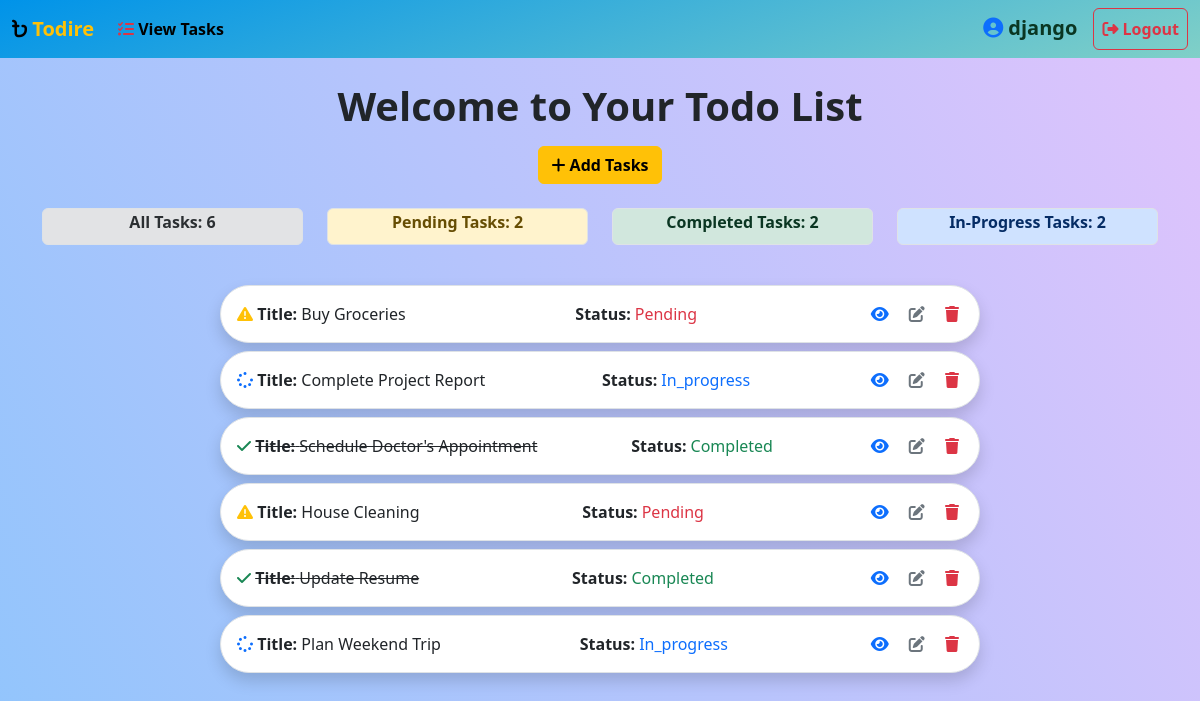
Screenshot of /tasks/all/ (signed in) with the database file from the repository.
### task/models.py (models this page shows, shortened)
class Task(models.Model):
    title = models.CharField(max_length=200)
    options = (
        ('pending','Pending'),
        ('in_progress', 'In Progress'),
        ('completed','Completed'),
    )
    status = models.CharField(max_length=200,choices=options,default='pending')
    description = models.TextField()
    created_date = models.DateTimeField(auto_now_add=True)
    due_date = models.DateTimeField(null=True, blank=True)
    user_object = models.ForeignKey(User,on_delete=models.CASCADE)

### task/views.py (the view)
# urls.py: path('tasks/all/', views.TaskListView.as_view(), name='task-list'),  # URL for listing all tasks
@method_decorator(decorator, name="dispatch")
class TaskListView(View):
    def get(self, request, *args, **kwargs):
        status_filter = request.GET.get('status')
        if status_filter:
            qs = Task.objects.filter(user_object=request.user, status=status_filter)
        else:
            qs = Task.objects.filter(user_object=request.user)
        pending_count = Task.objects.filter(user_object=request.user, status='pending').count()
        completed_count = Task.objects.filter(user_object=request.user, status='completed').count()
        in_progress_count = Task.objects.filter(user_object=request.user, status='in_progress').count()
        all_count = Task.objects.filter(user_object=request.user).count()
        return render(request, 'task_list.html', {
            'data': qs,
            'pending_count': pending_count,
            'completed_count': completed_count,
            'in_progress_count': in_progress_count,
            'all_count': all_count
        })

### task/decorator.py (called while the page is built)
def signin_required(fn):
    def wrapper(request,*args,**kwargs):
        if not request.user.is_authenticated:
            messages.error(request,"Invalid Session")
            return redirect("signin")
        else:
            return fn(request,*args,**kwargs)
    return wrapper

### task/templates/task_list.html (shortened to what this page needs)
<!DOCTYPE html>
{% load static %}
<html lang="en">
<head>
    <link href="https://cdn.jsdelivr.net/npm/bootstrap@5.3.2/dist/css/bootstrap.min.css" rel="stylesheet"
>
    <link rel="stylesheet" href="{% static 'css/task_list.css' %}">
</head>
<body>
    <nav class="navbar navbar-expand-lg bg-body-tertiary">
        <div class="container-fluid">
            <a class="navbar-brand text-warning fw-bolder" href="#"><i
                    class="fa-solid fa-bangladeshi-taka-sign text-black"></i>
                <b>Todire</b></a>
            <div class="collapse navbar-collapse" id="navbarNavAltMarkup">
                <div class="navbar-nav me-auto">
                    <a class="nav-link active fw-bolder" href="{% url 'task-list' %}"><i
                            class="fa-solid fa-list-check text-danger"></i> View Tasks</a>
                </div>
                <div class="navbar-nav">
                    <a class="navbar-brand text-success-emphasis fw-bolder" href="#"><i
                            class="fa-solid fa-circle-user text-primary"></i>
                        {{ request.user }}</a>
                    <a class="btn btn-light nav-link fw-bolder btn-logout" href="{% url 'signout' %}"><i
                            class="fa-solid fa-right-from-bracket"></i> <b>Logout</b></a>
                </div>
            </div>
        </div>
    </nav>
    <div class="container text-center mt-4">
        <h1 class="fw-bolder">Welcome to Your Todo List</h1>
        <a class="btn btn-warning fw-bold mt-2" href="{% url 'task-add' %}"><i class="fa-solid fa-plus"></i> Add
            Tasks</a>
    </div>
    <div class="container text-center mt-4">
        <div class="row">
            <div class="col-md-3">
                <a href="{% url 'task-list' %}" class="text-decoration-none">
                    <div class="border mb-3 text-capitalize p-1 rounded alert alert-secondary">
                        <h6><b>All Tasks: {{ all_count }}</b></h6>
                    </div>
                </a>
            </div>
            <div class="col-md-3">
                <a href="?status=pending" class="text-decoration-none">
                    <div class="border mb-3 text-capitalize p-1 rounded alert alert-warning">
                        <h6><b>Pending Tasks: {{ pending_count }}</b></h6>
                    </div>
                </a>
            </div>
            <div class="col-md-3">
                <a href="?status=completed" class="text-decoration-none">
                    <div class="border mb-3 text-capitalize p-1 rounded alert alert-success">
                        <h6><b>Completed Tasks: {{ completed_count }}</b></h6>
                    </div>
                </a>
            </div>
            <div class="col-md-3">
                <a href="?status=in_progress" class="text-decoration-none">
                    <div class="border mb-3 text-capitalize p-1 rounded alert alert-primary">
                        <h6><b>In-Progress Tasks: {{ in_progress_count }}</b></h6>
                    </div>
                </a>
            </div>
        </div>
    </div>
    <div class="container mt-4">
        {% for t in data %}
        <div class="row mb-2">
            <div class="col-12 col-md-8 offset-md-2 border rounded-pill p-3 shadow bg-white">
                <div class="d-flex justify-content-between align-items-center">
                    <div>
                        {% if t.status == 'completed' %}
                        <i class="fa-solid fa-check text-success"></i>
                        {% elif t.status == 'pending' %}
                        <i class="fa-solid fa-exclamation-triangle text-warning"></i>
                        {% elif t.status == 'in_progress' %}
                        <i class="fa-solid fa-spinner text-primary"></i>
                        {% endif %}
                        <span class="{% if t.status == 'completed' %}task-completed{% endif %}"><b>Title:</b>
                            {{t.title}}</span>
                    </div>
                    <div class="d-flex align-items-center">
                        <b class="me-1">Status:</b>
                        <span
                            class="text-capitalize {% if t.status == 'completed' %}text-success{% elif t.status == 'pending' %}text-danger{% elif t.status == 'in_progress' %}text-primary{% endif %}">
                            {{ t.status }}
                        </span>
                    </div>
                    <div>
                        <a href="{% url 'task-detail' t.id %}"
                            class="text-decoration-none text-primary pe-2 fw-bolder"><i
                                class="fa-solid fa-eye p-1 text-primary"></i></a>
                        <a href="{% url 'task-edit' t.id %}"
                            class="text-decoration-none text-secondary pe-2 fw-bolder"><i
                                class="fa-solid fa-pen-to-square p-1 text-secondary"></i></a>
                        <a href="{% url 'task-delete' t.id %}" class="text-decoration-none text-danger fw-bolder"><i
                                class="fa-sharp fa-solid fa-trash p-1 text-danger"></i></a>
                    </div>
                </div>
            </div>
        </div>
        {% endfor %}
    </div>
</body>
</html>

### task/static/css/task_list.css (style rules this page uses)
.navbar { background-color: #0093E9; background-image: linear-gradient(160deg, #0093E9 0%, #80D0C7 100%); }
body { background-color: #8EC5FC; background-image: linear-gradient(62deg, #8EC5FC 0%, #E0C3FC 100%); background-repeat: no-repeat; background-size: 100% 900px; }
.btn-logout { color: #dc3545 !important; border: 1px solid #dc3545 !important; }

### task/templates/task_list.html (style rules this page uses)
.task-completed { text-decoration: line-through; }

### rows the page displays
Task: title "Buy Groceries", status "Pending"
Task: title "Complete Project Report", status "In_progress"
Task: title "Schedule Doctor's Appointment", status "Completed"
Task: title "House Cleaning", status "Pending"
Task: title "Update Resume", status "Completed"
Task: title "Plan Weekend Trip", status "In_progress"

### other values shown
{{ request.user }} "django"
{{ all_count }} "6"
{{ pending_count }} "2"
{{ completed_count }} "2"
{{ in_progress_count }} "2"
